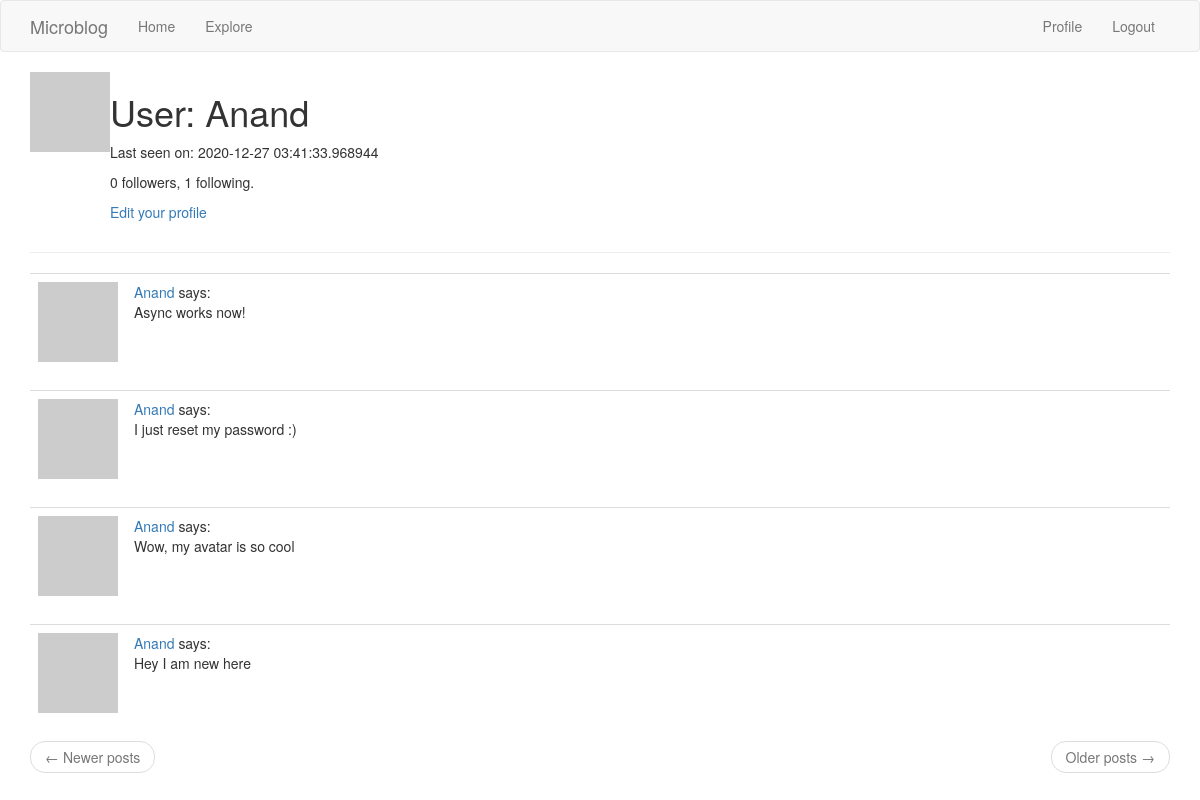
/user/Anand (signed in), run on an earlier commit of the app's database.
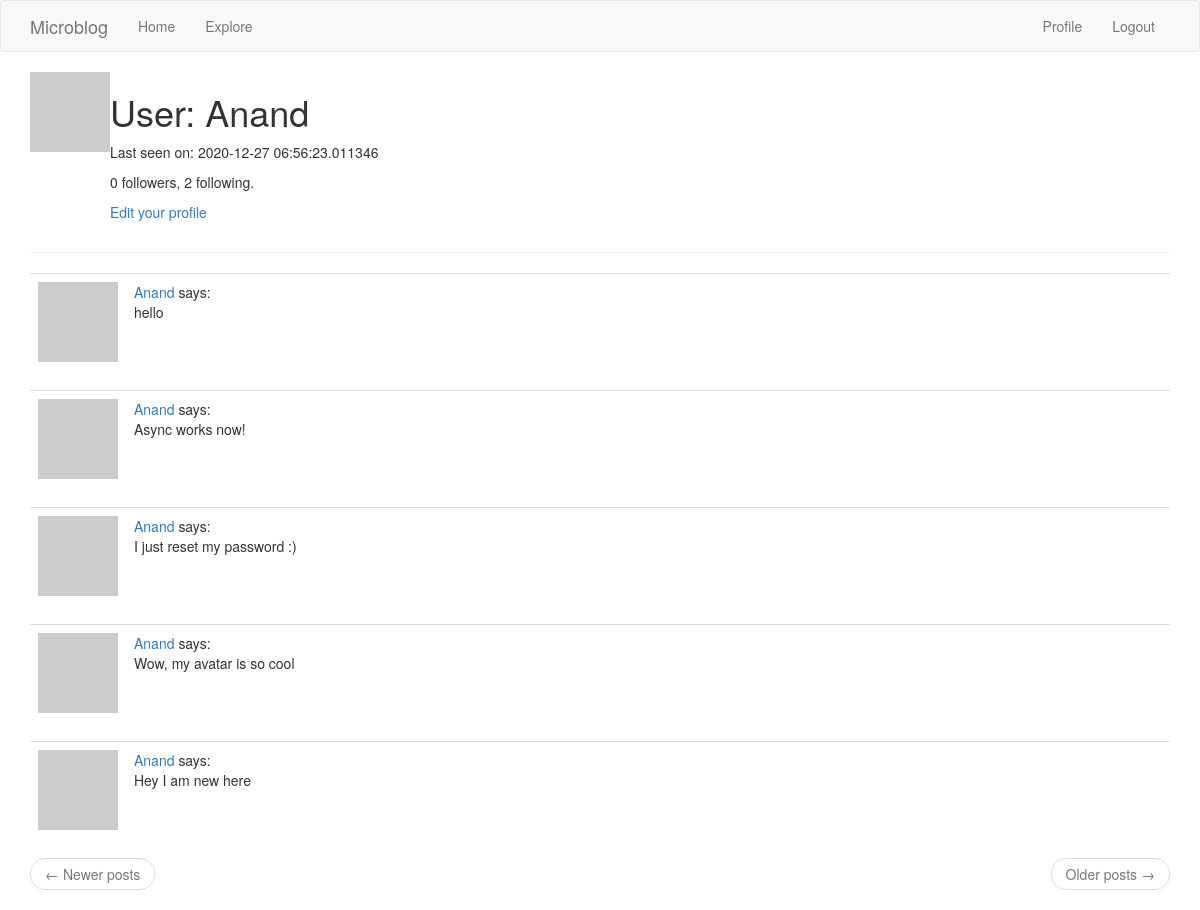
And on a later commit of the database.
### application/models.py (models this page shows, shortened)
class User(UserMixin, db.Model):
    id = db.Column(
        db.Integer,
        primary_key = True
    )
    username = db.Column(
        db.String(120),
        index=True,
        unique=True
    )
    email = db.Column(
        db.String(120),
        index=True,
        unique=True
    )
    password_hash = db.Column(
        db.String(128)
    )
    posts = db.relationship(
        'Post',
        backref = 'author',
        lazy = 'dynamic'
    )
    about_me = db.Column(
        db.String(140)
    )
    last_seen = db.Column(
        db.DateTime,
        default=datetime.utcnow
    )
    followed = db.relationship(
        'User',
        secondary='followers',
        primaryjoin=(
            followers.c.follower_id == id
        ),
        secondaryjoin=(
            followers.c.followed_id == id
        ),
        backref=(
            db.backref(
                'followers',
                lazy='dynamic'
            )
        ),
        lazy='dynamic'
    )
    def avatar(self, size):
        digest = md5(self.email.lower().encode('utf-8')).hexdigest()
        return 'https://www.gravatar.com/avatar/{}?d=identicon&s={}'.format(digest,size)

class Post(db.Model):
    id = db.Column(
        db.Integer,
        primary_key=True
    )
    body = db.Column(
        db.String(140)
    )
    timestamp = db.Column(
        db.DateTime,
        index=True,
        default=datetime.utcnow
    )
    user_id = db.Column(
        db.Integer,
        db.ForeignKey('user.id')
    )

### application/routes.py (the view)
@app.route('/user/<username>')
@login_required
def user(username):
    user = User.query.filter_by(username=username).first_or_404()
    page = request.args.get('page', 1, type=int)
    posts = user.posts.order_by(Post.timestamp.desc()).paginate(
        page, app.config['POSTS_PER_PAGE'], False
    )
    if posts.has_next:
        next_url = url_for('user', username=user.username, page=posts.next_num)
    else:
        next_url = None
    if posts.has_prev:
        prev_url = url_for('user', username=user.username, page=posts.prev_num)
    else:
        prev_url = None
    form = EmptyForm()
    return render_template('user.html', user=user, posts=posts.items, form=form,
        next_url=next_url,
        prev_url=prev_url
    )

### application/models.py (called while the page is built)
@login.user_loader
def load_user(id):
    return User.query.get(int(id))

### application/routes.py (called while the page is built)
@app.before_request
def before_request():
    if current_user.is_authenticated:
        current_user.last_seen = datetime.utcnow()
        db.session.commit()

### application/templates/user.html (shortened to what this page needs)
{% extends 'base.html' %}
{% block app_content %}
    <table>
        <tr valign="top">
            <td>
                <img src="{{ user.avatar(128) }}">
            </td>
            <td>
                <h1>
                    User: {{ user.username }}
                </h1>
                {% if user.last_seen %}
                    <p>
                        Last seen on: {{ user.last_seen }}
                    </p>
                {% endif %}
                <p>
                    {{ user.followers.count() }} followers, {{ user.followed.count() }} following.
                </p>
                {% if user == current_user %}
                    <p>
                        <a href="{{ url_for('edit_profile') }}">Edit your profile</a>
                    </p>
                {% endif %}
            </td>
        </tr>
    </table>
    <hr>
    {% for post in posts %}
        {% include '_post.html' %}
    {% endfor %}
    {% include '_paginate.html' %}
{% endblock app_content %}

### application/templates/base.html (shortened to what this page needs)
{% extends 'bootstrap/base.html' %}
{% block navbar %}
    <nav class="navbar navbar-default">
        <div class="container">
            <div class="navbar-header">
                <a class="navbar-brand" href="{{ url_for('index') }}">Microblog</a>
            </div>
            <div class="collapse navbar-collapse" id="microblog-navbar">
                <ul class="nav navbar-nav">
                    <li>
                        <a href="{{ url_for('index') }}" >Home</a>
                    </li>
                    <li>
                        <a href="{{ url_for('explore') }}" >Explore</a>
                    </li>
                </ul>
                <ul class="nav navbar-nav navbar-right">
                    {% if current_user.is_anonymous %}
                        <li class="nav-item">
                            <a class="nav-link" href="{{ url_for('login') }}">Login</a>
                        </li>
                    {% else %}
                        <li class="nav-item">
                            <a class="nav-link" href="{{ url_for('user', username=current_user.username) }}">Profile</a>
                        </li>
                        <li class="nav-item">
                            <a class="nav-link" href="{{ url_for('logout') }}">Logout</a>
                        </li>
                    {% endif %}
                </ul>
            </div>
        </div>
    </nav>
{% endblock navbar %}
{% block content %}
    <div class="container">
        {% block app_content %}
        {% endblock app_content %}
    </div>
{% endblock content %}

### application/templates/_post.html
<table class="table table-hover">
    <tr>
        <td width="70px">
            <a href="{{ url_for('user', username=post.author.username) }}">
                <img src="{{ post.author.avatar(70) }}">
            </a>
        </td>
        <td>
            <a href="{{ url_for('user', username=post.author.username) }}">
                {{ post.author.username }}
            </a> says: <br> {{ post.body }}
        </td>
    </tr>
</table>

### application/templates/_paginate.html
<nav aria-label="...">
    <ul class="pager">
        <li class="previous
            {% if not prev_url %}
                disabled
            {% endif %}">
                <a href="{{ prev_url or '#' }}">
                    <span aria-hidden="true">&larr;</span> Newer posts
                </a>
        </li>
        <li class="next
            {% if not next_url %}
                disabled
            {% endif %}">
                <a href="{{ next_url or '#' }}">
                    Older posts <span aria-hidden="true">&rarr;</span>
                </a>
        </li>
    </ul>
</nav>

What changed in the data, as far as the page shows it:
changed User "Anand": last_seen "2020-12-27 03:41:33.968944" → "2020-12-27 06:56:23.011346"
added Post: author.username "Anand", body "hello"
Also different on the page:
{{ user.followed.count() }}: "1" → "2"
